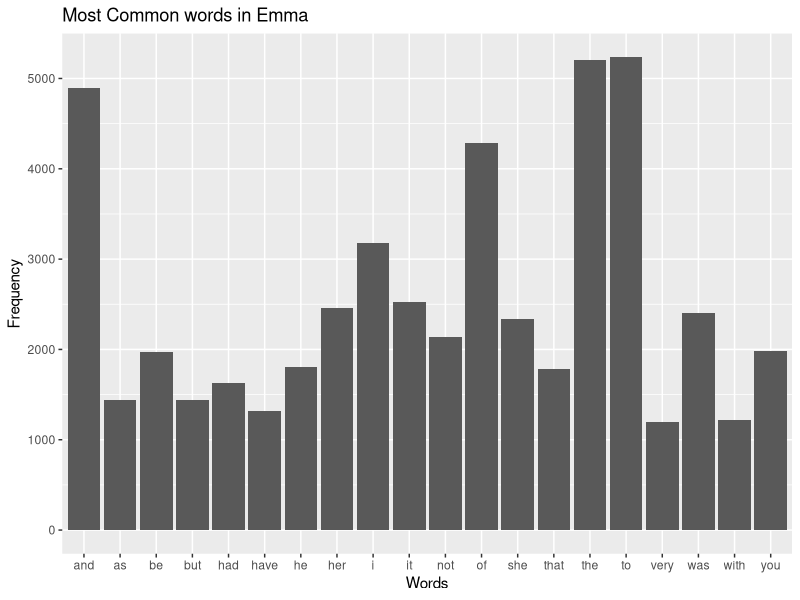

Here is the R script that generated this plot: (Note: this script raises an error after producing the figure.)
## ---- chunk 1
#install if only necessary 
#install.packages("janeaustenr")
#install.packages(tidytext)
#install.packages("tm")
## ---- chunk 2
library(dplyr)# import for dplyr data manipulation. 
library(tidytext)# import to clean the text 
library(janeaustenr)#use for the textbook
library(tm)#textmining package for stop words removal 
library(ggplot2) #for plotting the function

library(testthat)#used to test the function 
## ---- chunk 3
#Exercise1 
#reference for stopwords removal: 
#https://medium.com/@esegui/stop-word-removal-in-r-9f46c4eef710
#reference on tokenizer package: https://cran.r-project.org/web/packages/tidytext/vignettes/tidytext.html


corpuso<-Corpus(VectorSource(janeaustenr::emma))
custom_stopwords <- c("is", "a", "for", "in")
corpuso_cleaned<-tm_map(corpuso,removeWords,custom_stopwords)

text_cleaned <- as.character(corpuso_cleaned)

bookdata<-data.frame(text=text_cleaned[1])

words<-bookdata%>%
	unnest_tokens(word,text)
#try replacing the unnest function 
word_counts <- words %>%
	count(word, sort = TRUE)
#pick the top 20 most frequently used words  
top20<-word_counts%>%
	slice_max(n,n=20)
top20%>%
	ggplot(aes(x=word,y=n))+
	geom_col()+
	labs(title="Most Common words in Emma",x="Words",y="Frequency")
## ---- chunk 4
rearrange_f <- function(word) {
	 #check if it is a character 
  if (!is.character(word)){
  	stop("Input is not a chracter, double check")
  }
	# Convert the word to lowercase for consistency
  word <- tolower(word)
	# Check if the word starts with a vowel
 if (grepl("^[aeiou]", word)) {
    # Rule 1: Starts with a vowel,move the first letter to the end and add et in the end  
    rearranged <- paste0(substr(word, 2, nchar(word)), substr(word, 1, 1), "et")}
		
	else if (grepl("^(ch)|(cr)",word)){
		#Rule 2: if start  with ch or cr, move both letters to the end of the word and add et in the end 
		    rearranged <- paste0(substr(word, 3, nchar(word)), substr(word, 1, 2), "et")}
  else{ 
  	#rule3: move the last letter to the first if starts with a consonant not "ch or "cr"
		rearranged <- paste0(substr(word, nchar(word), nchar(word)),substr(word, 1, nchar(word)-1), "et")}
	
  
return(rearranged)	}
	
	
## ---- chunk 5
#' Title: Rearrange the word function
#'Function description: This function is to rearrange the characters provided in the word. Rule1:  If words begin with a vowl (aeiou), move the inital vowl letter to the end and then add et near the end of the word.Rule2:If the words begin with Ch or Cr, then move both letters to the end of the word and add et in the end. Rule3:  If the words begin with a consonant and the consonant is not Ch or Cr, move the last letter from the end to the begining and then add et near the end of the word.Lastly, the function will return an error message if the non-character is provided 

#' @param word: a character provided for word rearrangement 

#' @return A character that has been rearranged based on the rules  
#' @examples
#' rearrange_f("word")

#' rearrange_f("apple")
## ---- chunk 6
rearrange_f("word")

rearrange_f("apple")
rearrange_f("banana")
rearrange_f("crab")
rearrange_f(1)
## ---- chunk 7

#Test to see if character is the output 
test_that("A character is returned", 
          {expect_equal(class(rearrange_f("word")),"character")
          expect_equal(class(rearrange_f("apple")),"character")
          
  })


#test to see if running error if giving noncharacter input  
test_that("run into error ",
 {expect_error(rearrange_f(TRUE))
  expect_error(rearrange_f(1))
})


#Test if an expected value is generated 
#I first rearrnaged manually create two variables to indicate the output 
output1<-"dworet"
ouput2<-"ppleaet"

test_that ("generate the same out put",{
					expect_equal(rearrange_f("word"),"dworet")
          expect_equal(rearrange_f("apple"),"ppleaet")
  })
